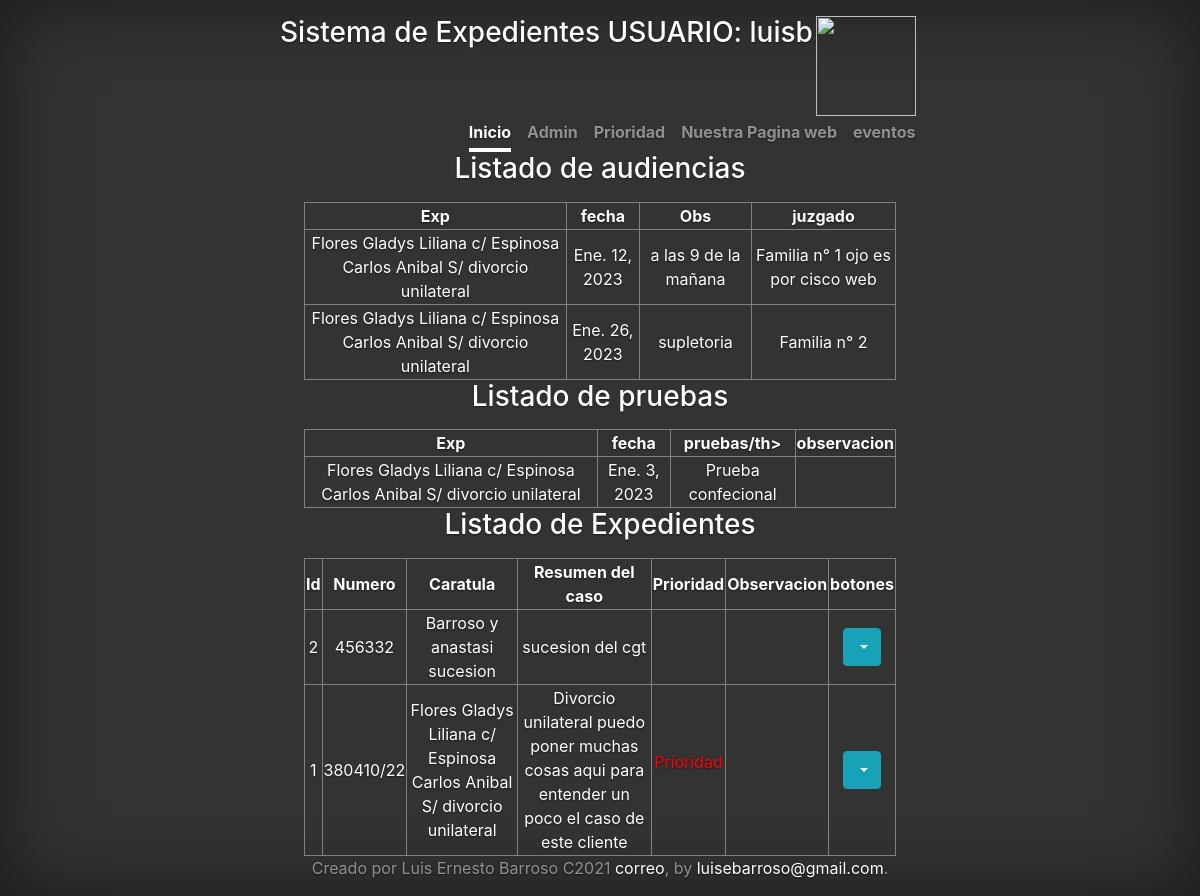
Page /index/ (signed in) on the committed database.
### appsisexp/models.py (models this page shows, shortened)
class Audiencia(models.Model):
    Audiencia_exp = models.ForeignKey(Expedien,on_delete=models.CASCADE,blank=True,null=True)
    Fecha = models.DateField(null=True)
    Juzgado = models.CharField(max_length=150,blank=True)
    Observacion = models.CharField(max_length=150,blank=True)

class Expedien(models.Model):
    texp = [('1','Exp'),('2','Inc'),('3','Otro')]
    Tipexp = models.CharField(max_length=4,choices=texp,blank=True)
    Numeroexp = models.CharField(max_length=20, blank=True)
    Juzgadoexp = models.CharField(max_length=80, blank=True)
    Caratula = models.CharField(max_length=80,null=True)
    Resumen_caso = models.CharField(max_length=255,blank=True)
    Activo = models.BooleanField()
    Prioridad = models.BooleanField()
    Observacion = models.CharField(max_length=150,blank=True)
    def __str__(self):
        return self.Caratula

class Pruebas(models.Model):
    Pruebas_exp = models.ForeignKey(Expedien,on_delete=models.CASCADE,blank=True,null=True)
    Fecha = models.DateField(null=True)
    tipo_prueba = models.CharField(max_length=150,blank=True)
    Observacion = models.CharField(max_length=150,blank=True)

### appsisexp/views.py (the view)
# urls.py: path('index/', views.index, name='index'),
@login_required(login_url='/')
def index(request):
    list_rec = Expedien.objects.all().order_by('-id')
    list_aud = Audiencia.objects.all().order_by('Fecha')
    list_pru = Pruebas.objects.all().order_by('Fecha')
    return render(request,"index.html", locals())

### appsisexp/templates/index.html (shortened to what this page needs)
{% load static %}
{% url 'expprio' as prior_url %}
{% url 'evento' as evento_url %}
<!doctype html>
<html lang="en">
  <head>
    <link href="{% static 'expedien/css/bootstrap.min.css'%}" rel="stylesheet">
<link rel="stylesheet" href="https://maxcdn.bootstrapcdn.com/bootstrap/4.5.2/css/bootstrap.min.css">
    <link href="{% static 'expedien/css/cover.css'%}" rel="stylesheet">
  </head>
  <body>
    <body class="text-center">
      <div class="cover-container d-flex w-100 h-100 p-3 mx-auto flex-column">
    <header class="masthead mb-auto">
      <div class="inner">
        <h3 class="masthead-brand">Sistema de Expedientes USUARIO: {{ user.username}}</h3>
        <div>
          <img src="{% static 'image/despidos.jpg '%}" width="100" height="100"  alt="">
        </div>
        <nav class="nav nav-masthead justify-content-center">
          <a class="nav-link active" href="">Inicio</a>
          <a class="nav-link" href="admin/">Admin</a>
          <a class="nav-link" href="{{prior_url}}">Prioridad</a>
          <a class="nav-link" href="https://abogadofamiliasanl.wixsite.com/my-site-1">Nuestra Pagina web </a>
          <a class="nav-link" href="{{evento_url}}">eventos </a>
          <a> &nbsp </a>
        </nav>
      </div>
    </header>
    <main role="main" class="inner cover">
      <table border="1">
        <thead>
           <tr>
           <h3><p>Listado de audiencias</p></h3>
           <th>Exp</th><th>fecha</th><th>Obs</th><th>juzgado</th>
        </thead>
        {% for via in list_aud %}
        <tr>
            <td>{{ via.Audiencia_exp}}</td>
            <td>{{ via.Fecha}}</td>
            <td>{{ via.Observacion }}</td>
            <td>{{ via.Juzgado }}</td>
        {% endfor%}
      </table>
      <table border="1">
        <thead>
           <tr>
           <h3><p>Listado de pruebas</p></h3>
           <th>Exp</th><th>fecha</th><th>pruebas/th><th>observacion</th>
        </thead>
        {% for via in list_pru %}
        <tr>
            <td>{{ via.Pruebas_exp}}</td>
            <td>{{ via.Fecha}}</td>
            <td>{{ via.tipo_prueba }}</td>
            <td>{{ via.Onservacion }}</td>
        {% endfor%}
      </table>
          <table border="1">
  		      <thead>
               <tr>
               <h3><p>Listado de Expedientes</p></h3>
				     	<th>Id</th><th>Numero</th><th>Caratula</th><th>Resumen del caso</th><th>Prioridad</th><th>Observacion</th><th>botones</th>
            </thead>
            {% for via in list_rec %}
            <tr>
                <td>{{ via.id}}</td>
                <td>{{ via.Numeroexp}}</td>
                <td>{{ via.Caratula }}</td>
                <td>{{ via.Resumen_caso }}</td>
                <td>
                {% if via.Prioridad == True %}
                <p style="color: red;">Prioridad</p>
                {%endif%}
                </td>
                <td>{{ via.Observacion }}</td>
                <td>
                  <div class="btn-group">
                    <button type="button" class="btn btn-info dropdown-toggle" data-toggle="dropdown" aria-haspopup="true" aria-expanded="false"></button>
                         </div>
                                </td>
            </tr>
            {% endfor%}
          </table>
      </main>
      <footer class="mastfoot mt-auto">
        <div class="inner">
          <p>Creado por Luis Ernesto Barroso C2021  <a href="https://getbootstrap.com/">correo</a>, by <a href="https://twitter.com/mdo">luisebarroso@gmail.com</a>.</p>
        </div>
      </footer>
     </div>
  </body>
</html>

### static/expedien/css/cover.css (style rules this page uses)
a, a:focus, a:hover { color: #fff; }
html, body { height: 100%; background-color: #333; }
body { display: -ms-flexbox; display: flex; color: #fff; text-shadow: 0 .05rem .1rem rgba(0, 0, 0, .5); box-shadow: inset 0 0 5rem rgba(0, 0, 0, .5); }
.cover-container { max-width: 42em; }
.masthead { margin-bottom: 2rem; }
.masthead-brand { margin-bottom: 0; }
.nav-masthead .nav-link { padding: .25rem 0; font-weight: 700; color: rgba(255, 255, 255, .5); background-color: transparent; border-bottom: .25rem solid transparent; }
.nav-masthead .nav-link + .nav-link { margin-left: 1rem; }
.nav-masthead .active { color: #fff; border-bottom-color: #fff; }
@media (min-width: 48em) { .masthead-brand { float: left; } }
@media (min-width: 48em) { .nav-masthead { float: right; } }
.cover { padding: 0 1.5rem; }
.mastfoot { color: rgba(255, 255, 255, .5); }

### rows in the picture
Audiencia: Audiencia_exp "Flores Gladys Liliana c/ Espinosa Carlos Anibal S/ divorcio unilateral", Fecha "Ene. 12, 2023", Observacion "a las 9 de la mañana", Juzgado "Familia n° 1 ojo es por cisco web"
Audiencia: Audiencia_exp "Flores Gladys Liliana c/ Espinosa Carlos Anibal S/ divorcio unilateral", Fecha "Ene. 26, 2023", Observacion "supletoria", Juzgado "Familia n° 2"
Pruebas: Pruebas_exp "Flores Gladys Liliana c/ Espinosa Carlos Anibal S/ divorcio unilateral", Fecha "Ene. 3, 2023", tipo_prueba "Prueba confecional"
Expedien: id "2", Numeroexp "456332", Caratula "Barroso y anastasi sucesion", Resumen_caso "sucesion del cgt"
Expedien: id "1", Numeroexp "380410/22", Caratula "Flores Gladys Liliana c/ Espinosa Carlos Anibal S/ divorcio unilateral", Resumen_caso "Divorcio unilateral puedo poner muchas cosas aqui para entender un poco el caso de este cliente", Prioridad "Prioridad"

### other values in the picture
{{ user.username }} "luisb"
